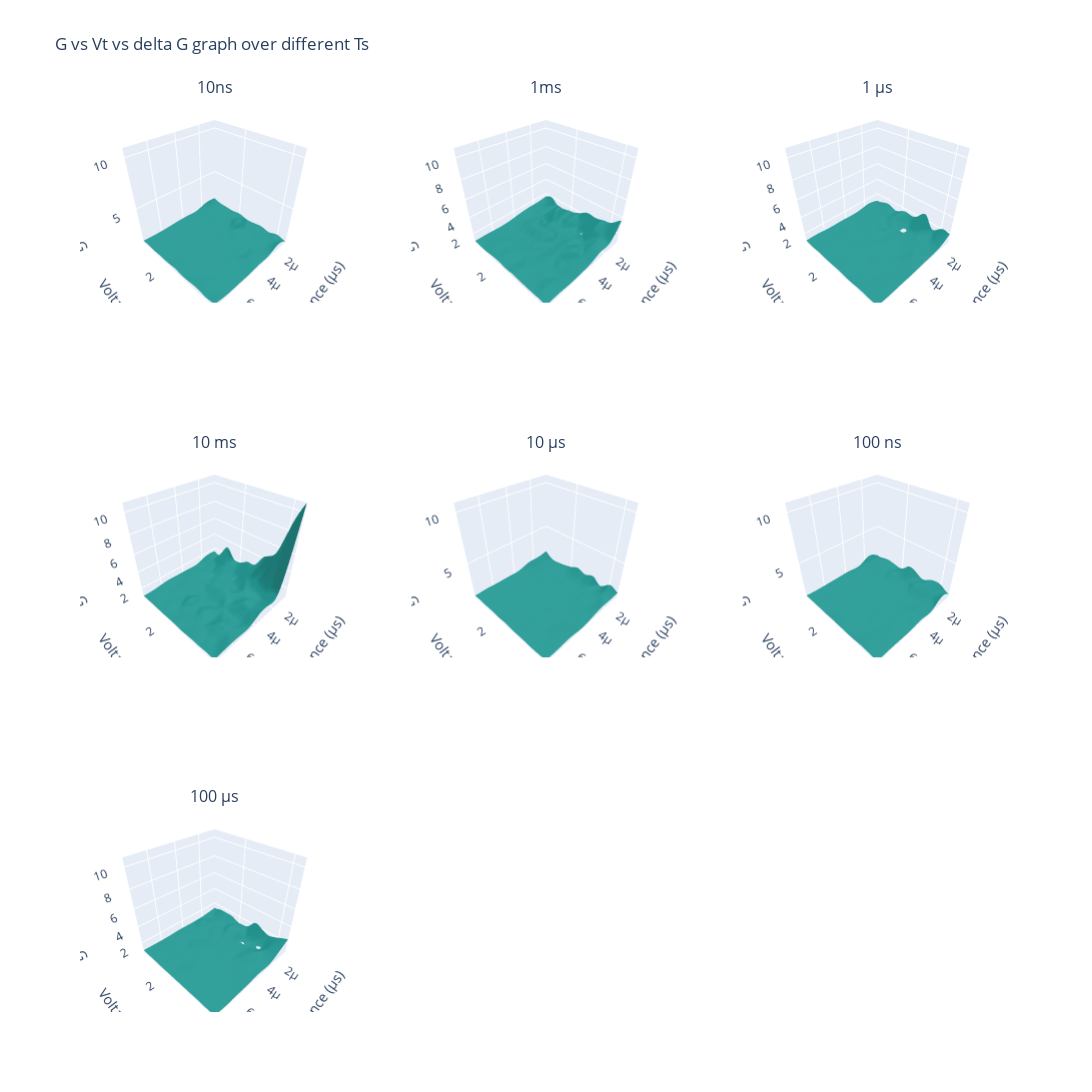

Notebook code for this chart:
### Code cell
import numpy as np
import plotly.graph_objects as go
from plotly.subplots import make_subplots
from scipy.interpolate import griddata

# Function to generate surface from points
def generate_surface(points):
    x = points[:, 0]
    y = points[:, 1]
    z = 1*points[:, 2]
    
    grid_x, grid_y = np.mgrid[min(x):max(x):50j, min(y):max(y):50j]
    grid_z = griddata((x, y), z, (grid_x, grid_y), method='cubic')
    
    return grid_x, grid_y, grid_z

data = {
    "10 ns":np.concatenate((np.expand_dims( df['STATE'], axis=1), np.expand_dims(df['V'], axis=1), np.expand_dims(df['10 ns'], axis=1)), axis=1),
    "1 ms":np.concatenate((np.expand_dims( df['STATE'], axis=1), np.expand_dims(df['V'], axis=1), np.expand_dims(df['1 ms'], axis=1)), axis=1),
    "1 us":np.concatenate((np.expand_dims( df['STATE'], axis=1), np.expand_dims(df['V'], axis=1), np.expand_dims(df['1 μs'], axis=1)), axis=1),
    "10 ms":np.concatenate((np.expand_dims( df['STATE'], axis=1), np.expand_dims(df['V'], axis=1), np.expand_dims(df['10 ms'], axis=1)), axis=1),
    "10 us":np.concatenate((np.expand_dims( df['STATE'], axis=1), np.expand_dims(df['V'], axis=1), np.expand_dims(df['10 μs'], axis=1)), axis=1),
    "100 ns":np.concatenate((np.expand_dims( df['STATE'], axis=1), np.expand_dims(df['V'], axis=1), np.expand_dims(df['100 ns'], axis=1)), axis=1),
    "100 us":np.concatenate((np.expand_dims( df['STATE'], axis=1), np.expand_dims(df['V'], axis=1), np.expand_dims(df['100 μs'], axis=1)), axis=1)
    
}
if np.sum(df['V']<0)>0:
    for key in data.keys():
        data[key][:,2] *=-1
min_x, min_y, min_z = float('inf'), float('inf'), float('inf')
max_x, max_y, max_z = float('-inf'), float('-inf'), float('-inf')

for points in data.values():
    min_x = min(min_x, np.min(points[:, 0]))
    max_x = max(max_x, np.max(points[:, 0]))
    min_y = min(min_y, np.min(points[:, 1]))
    max_y = max(max_y, np.max(points[:, 1]))
    min_z = min(min_z, np.min(points[:, 2]))
    max_z = max(max_z, np.max(points[:, 2]))
fig = make_subplots(
    rows=3, cols=3,  
    specs=[
        [{'type': 'surface'}, {'type': 'surface'}, {'type': 'surface'}],
        [{'type': 'surface'}, {'type': 'surface'}, {'type': 'surface'}],
        [{'type': 'surface'}, None, None] 
    ],
    subplot_titles=("10ns", "1ms", "1 μs", "10 ms", "10 μs", "100 ns", "100 μs")
)

for i, key in enumerate(data):
    grid_x, grid_y, grid_z = generate_surface(data[key])
    
    row = i // 3 + 1
    col = i % 3 + 1
    
    fig.add_trace(go.Surface(
        z=grid_z, x=grid_x, y=grid_y,
        surfacecolor=np.full_like(grid_z, 5),
        colorscale="viridis",
        showscale=False  
    ), row=row, col=col)
shared_scene = dict(
    xaxis=dict(range=[min_x, max_x], title="Conductance (μs)"), 
    yaxis=dict(range=[min_y, max_y], title="Voltage (V)"), 
    zaxis=dict(range=[min_z, max_z], title="Delta G")  
)
fig.update_layout(
    title="G vs Vt vs delta G graph over different Ts",
    height=1200, width=1200,
    scene=shared_scene,
    scene2=shared_scene,
    scene3=shared_scene,
    scene4=shared_scene,
    scene5=shared_scene,
    scene6=shared_scene,
    scene7=shared_scene
)

fig.show()

### Figure 1 — Plotly figure (JSON) as saved in the notebook; plotly's stock layout.template omitted (floating-point values rounded to 4 significant figures; data arrays with more than 128 entries replaced by an {"elided": "..."} marker saying what was removed)
{"data": [{"colorscale": [[0, "#440154"], [0.1111, "#482878"], [0.2222, "#3e4989"], [0.3333, "#31688e"], [0.4444, "#26828e"], [0.5556, "#1f9e89"], [0.6667, "#35b779"], [0.7778, "#6ece58"], [0.8889, "#b5de2b"], [1, "#fde725"]], "scene": "scene", "showscale": false, "surfacecolor": {"elided": "50x50 int values"}, "type": "surface", "x": {"elided": "50x50 float values"}, "y": {"elided": "50x50 float values"}, "z": {"elided": "50x50 float values"}}, {"colorscale": [[0, "#440154"], [0.1111, "#482878"], [0.2222, "#3e4989"], [0.3333, "#31688e"], [0.4444, "#26828e"], [0.5556, "#1f9e89"], [0.6667, "#35b779"], [0.7778, "#6ece58"], [0.8889, "#b5de2b"], [1, "#fde725"]], "scene": "scene2", "showscale": false, "surfacecolor": {"elided": "50x50 int values"}, "type": "surface", "x": {"elided": "50x50 float values"}, "y": {"elided": "50x50 float values"}, "z": {"elided": "50x50 float values"}}, {"colorscale": [[0, "#440154"], [0.1111, "#482878"], [0.2222, "#3e4989"], [0.3333, "#31688e"], [0.4444, "#26828e"], [0.5556, "#1f9e89"], [0.6667, "#35b779"], [0.7778, "#6ece58"], [0.8889, "#b5de2b"], [1, "#fde725"]], "scene": "scene3", "showscale": false, "surfacecolor": {"elided": "50x50 int values"}, "type": "surface", "x": {"elided": "50x50 float values"}, "y": {"elided": "50x50 float values"}, "z": {"elided": "50x50 float values"}}, {"colorscale": [[0, "#440154"], [0.1111, "#482878"], [0.2222, "#3e4989"], [0.3333, "#31688e"], [0.4444, "#26828e"], [0.5556, "#1f9e89"], [0.6667, "#35b779"], [0.7778, "#6ece58"], [0.8889, "#b5de2b"], [1, "#fde725"]], "scene": "scene4", "showscale": false, "surfacecolor": {"elided": "50x50 int values"}, "type": "surface", "x": {"elided": "50x50 float values"}, "y": {"elided": "50x50 float values"}, "z": {"elided": "50x50 float values"}}, {"colorscale": [[0, "#440154"], [0.1111, "#482878"], [0.2222, "#3e4989"], [0.3333, "#31688e"], [0.4444, "#26828e"], [0.5556, "#1f9e89"], [0.6667, "#35b779"], [0.7778, "#6ece58"], [0.8889, "#b5de2b"], [1, "#fde725"]], "scene": "scene5", "showscale": false, "surfacecolor": {"elided": "50x50 int values"}, "type": "surface", "x": {"elided": "50x50 float values"}, "y": {"elided": "50x50 float values"}, "z": {"elided": "50x50 float values"}}, {"colorscale": [[0, "#440154"], [0.1111, "#482878"], [0.2222, "#3e4989"], [0.3333, "#31688e"], [0.4444, "#26828e"], [0.5556, "#1f9e89"], [0.6667, "#35b779"], [0.7778, "#6ece58"], [0.8889, "#b5de2b"], [1, "#fde725"]], "scene": "scene6", "showscale": false, "surfacecolor": {"elided": "50x50 int values"}, "type": "surface", "x": {"elided": "50x50 float values"}, "y": {"elided": "50x50 float values"}, "z": {"elided": "50x50 float values"}}, {"colorscale": [[0, "#440154"], [0.1111, "#482878"], [0.2222, "#3e4989"], [0.3333, "#31688e"], [0.4444, "#26828e"], [0.5556, "#1f9e89"], [0.6667, "#35b779"], [0.7778, "#6ece58"], [0.8889, "#b5de2b"], [1, "#fde725"]], "scene": "scene7", "showscale": false, "surfacecolor": {"elided": "50x50 int values"}, "type": "surface", "x": {"elided": "50x50 float values"}, "y": {"elided": "50x50 float values"}, "z": {"elided": "50x50 float values"}}], "layout": {"annotations": [{"font": {"size": 16}, "showarrow": false, "text": "10ns", "x": 0.1444, "xanchor": "center", "xref": "paper", "y": 1, "yanchor": "bottom", "yref": "paper"}, {"font": {"size": 16}, "showarrow": false, "text": "1ms", "x": 0.5, "xanchor": "center", "xref": "paper", "y": 1, "yanchor": "bottom", "yref": "paper"}, {"font": {"size": 16}, "showarrow": false, "text": "1 μs", "x": 0.8556, "xanchor": "center", "xref": "paper", "y": 1, "yanchor": "bottom", "yref": "paper"}, {"font": {"size": 16}, "showarrow": false, "text": "10 ms", "x": 0.1444, "xanchor": "center", "xref": "paper", "y": 0.6111, "yanchor": "bottom", "yref": "paper"}, {"font": {"size": 16}, "showarrow": false, "text": "10 μs", "x": 0.5, "xanchor": "center", "xref": "paper", "y": 0.6111, "yanchor": "bottom", "yref": "paper"}, {"font": {"size": 16}, "showarrow": false, "text": "100 ns", "x": 0.8556, "xanchor": "center", "xref": "paper", "y": 0.6111, "yanchor": "bottom", "yref": "paper"}, {"font": {"size": 16}, "showarrow": false, "text": "100 μs", "x": 0.1444, "xanchor": "center", "xref": "paper", "y": 0.2222, "yanchor": "bottom", "yref": "paper"}], "height": 1200, "scene": {"domain": {"x": [0, 0.2889], "y": [0.7778, 1]}, "xaxis": {"range": [5e-07, 7.5e-06], "title": {"text": "Conductance (μs)"}}, "yaxis": {"range": [1.6, 2.6], "title": {"text": "Voltage (V)"}}, "zaxis": {"range": [0.8452, 10.8], "title": {"text": "Delta G"}}}, "scene2": {"domain": {"x": [0.3556, 0.6444], "y": [0.7778, 1]}, "xaxis": {"range": [5e-07, 7.5e-06], "title": {"text": "Conductance (μs)"}}, "yaxis": {"range": [1.6, 2.6], "title": {"text": "Voltage (V)"}}, "zaxis": {"range": [0.8452, 10.8], "title": {"text": "Delta G"}}}, "scene3": {"domain": {"x": [0.7111, 1], "y": [0.7778, 1]}, "xaxis": {"range": [5e-07, 7.5e-06], "title": {"text": "Conductance (μs)"}}, "yaxis": {"range": [1.6, 2.6], "title": {"text": "Voltage (V)"}}, "zaxis": {"range": [0.8452, 10.8], "title": {"text": "Delta G"}}}, "scene4": {"domain": {"x": [0, 0.2889], "y": [0.3889, 0.6111]}, "xaxis": {"range": [5e-07, 7.5e-06], "title": {"text": "Conductance (μs)"}}, "yaxis": {"range": [1.6, 2.6], "title": {"text": "Voltage (V)"}}, "zaxis": {"range": [0.8452, 10.8], "title": {"text": "Delta G"}}}, "scene5": {"domain": {"x": [0.3556, 0.6444], "y": [0.3889, 0.6111]}, "xaxis": {"range": [5e-07, 7.5e-06], "title": {"text": "Conductance (μs)"}}, "yaxis": {"range": [1.6, 2.6], "title": {"text": "Voltage (V)"}}, "zaxis": {"range": [0.8452, 10.8], "title": {"text": "Delta G"}}}, "scene6": {"domain": {"x": [0.7111, 1], "y": [0.3889, 0.6111]}, "xaxis": {"range": [5e-07, 7.5e-06], "title": {"text": "Conductance (μs)"}}, "yaxis": {"range": [1.6, 2.6], "title": {"text": "Voltage (V)"}}, "zaxis": {"range": [0.8452, 10.8], "title": {"text": "Delta G"}}}, "scene7": {"domain": {"x": [0, 0.2889], "y": [0, 0.2222]}, "xaxis": {"range": [5e-07, 7.5e-06], "title": {"text": "Conductance (μs)"}}, "yaxis": {"range": [1.6, 2.6], "title": {"text": "Voltage (V)"}}, "zaxis": {"range": [0.8452, 10.8], "title": {"text": "Delta G"}}}, "title": {"text": "G vs Vt vs delta G graph over different Ts"}, "width": 1200}}
